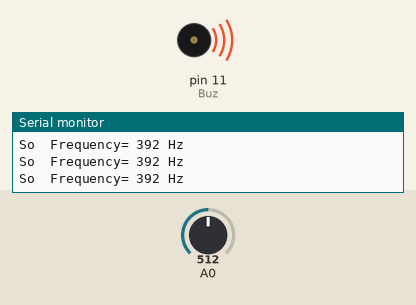
Recording of a sketch running on a simulated Arduino Uno, built with avr-gcc and run on an emulated ATmega328P. Parts: buzzer (waves = sounding), the last lines printed to the serial monitor. The inputs (shaded band) are chosen by the test bench; at power-on: A0 = 512.

Above: at 1.2 s.
1.3 s: A0 set to 716
At 1.8 s:
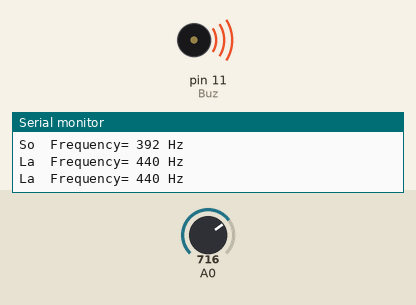
4.3 s: A0 set to 900
At 4.6 s:
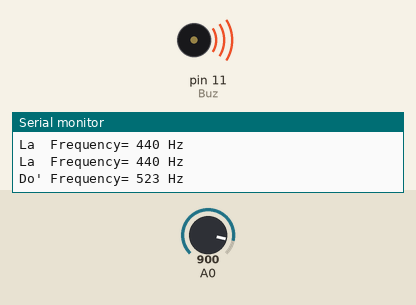
Timing chart, 0 to 7.3 s (numbered marks = the images above; inputs shaded):
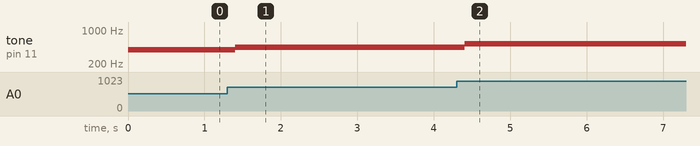

The sketch:

ngt_Slide_tone.ino
```cpp
#define Buz 11      //You can connect Buzzer Module(#ngt-mm-embuzr) to pin11

void setup()
{
  //setup uart baud rate.
  Serial.begin(9600);
}

void loop()
{
  int vr = analogRead(A0) ;

  if((vr/128)== 0 )    //Diatonic scale Do
  {
    Serial.println("Do  Frequency= 262 Hz");
    tone(Buz,262);
    delay(200);
  }

  if((vr/128)== 1 )    //Diatonic scale Do
  {
    Serial.println("Re  Frequency= 294 Hz");
    tone(Buz,294);
    delay(200);
  }

  if((vr/128)== 2 )    //Diatonic scale Do
  {
    Serial.println("Mi  Frequency= 330 Hz");
    tone(Buz,330);
    delay(200);
  }

  if((vr/128)== 3 )    //Diatonic scale Do
  {
    Serial.println("Fa  Frequency= 349 Hz");
    tone(Buz,349);
    delay(200);
  }

  if((vr/128)== 4 )    //Diatonic scale Do
  {
    Serial.println("So  Frequency= 392 Hz");
    tone(Buz,392);
    delay(200);
  }

  if((vr/128)== 5 )    //Diatonic scale Do
  {
    Serial.println("La  Frequency= 440 Hz");
    tone(Buz,440);
    delay(200);
  }

  if((vr/128)== 6 )    //Diatonic scale Do
  {
    Serial.println("Si  Frequency= 494 Hz");
    tone(Buz,494);
    delay(200);
  }

  if((vr/128)== 7 )    //Diatonic scale Do
  {
    Serial.println("Do' Frequency= 523 Hz");
    tone(Buz,523);
    delay(200);
  }

  noTone(Buz);
}
```

Measured:
- after the input at 1.3 s, tone on pin 11 (Buz): 392 Hz → 440 Hz after 0.10 s
- after the input at 4.3 s, tone on pin 11 (Buz): 440 Hz → 523 Hz after 0.11 s
